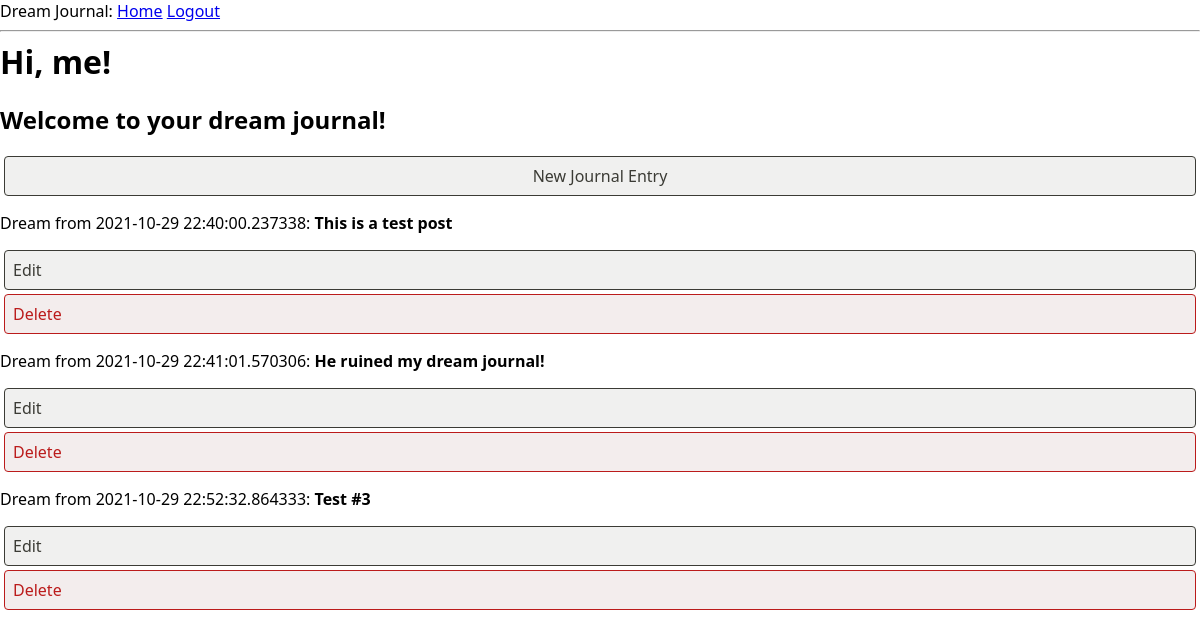
The page /index (signed in) on the database its author committed.
### app/models.py (models this page shows, shortened)
class User(UserMixin, db.Model):
    id = db.Column(db.Integer, primary_key=True)
    username = db.Column(db.String(64), index=True, unique=True)
    email = db.Column(db.String(120), index=True, unique=True)
    password_hash = db.Column(db.String(128))
    posts = db.relationship('Post', backref='author', lazy='dynamic')

class Post(db.Model):
    id = db.Column(db.Integer, primary_key=True)
    body = db.Column(db.String(140))
    timestamp = db.Column(db.DateTime, index=True, default=datetime.utcnow)
    user_id = db.Column(db.Integer, db.ForeignKey('user.id'))

### app/routes.py (the view)
@app.route('/')
@app.route('/index')
@login_required
def index():
    posts = current_user.posts.all()
    return render_template("index.html", title='Home Page', posts=posts)

### app/models.py (called while the page is built)
@login.user_loader
def load_user(id):
    return User.query.get(int(id))

### app/templates/index.html
{% extends "base.html" %}
{% block content %}
    <h1>Hi, {{ current_user.username }}!</h1>
    <h2>Welcome to your dream journal!</h2>
    <a class="action new-note" href="{{ url_for('edit_entry') }}">New Journal Entry</a>
    {% for post in posts %}
    <div><p>Dream from {{ post.timestamp }}: <b>{{ post.body }}</b></p></div>
    <a class="action edit-note" href="">Edit</a>
	<a class="action delete-note" href="{{ url_for('delete_entry', id = post.id) }}">Delete</a>
    {% endfor %}
{% endblock %}

### app/static/style.css (style rules this page uses)
* { box-sizing: border-box; }
html, body { margin: initial; padding: initial; font-family: system-ui, -apple-system, sans-serif; }
:root { --note-color-bg: hsla(49, 100%, 80%, 1); --ui-border-color: hsla(0, 0%, 40%, 1); --ui-action-new-fg: hsla(202, 86%, 30%, 1); --ui-action-new-bg: hsla(202, 29%, 94%, 1); --ui-action-neutral-fg: hsla(60, 5%, 22%, 1); --ui-action-neutral-bg: hsla(60, 5%, 94%, 1); --ui-action-warning-fg: hsla(0, 75%, 42%, 1); --ui-action-warning-bg: hsla(0, 20%, 94%, 1); }
a.action, button.action { border-radius: 0.25rem; border: 1px solid currentColor; display: block; font-size: 1rem; margin: 0.25rem; padding: 0.5rem; text-decoration: none; }
h1 { margin: 0; flex: 1 0 auto; }
.action.new-note { background-color: var(--ui-action-new-bg); color: var(--ui-action-new-fg); }
.action.new-note { background-color: var(--ui-action-neutral-bg); color: var(--ui-action-neutral-fg); text-align: center; }
.action.edit-note { background-color: var(--ui-action-neutral-bg); color: var(--ui-action-neutral-fg); }
.action.delete-note { background-color: var(--ui-action-warning-bg); color: var(--ui-action-warning-fg); }

### rows shown on the page
User: username "me"
Post: timestamp "2021-10-29 22:40:00.237338", body "This is a test post"
Post: timestamp "2021-10-29 22:41:01.570306", body "He ruined my dream journal!"
Post: timestamp "2021-10-29 22:52:32.864333", body "Test #3"
